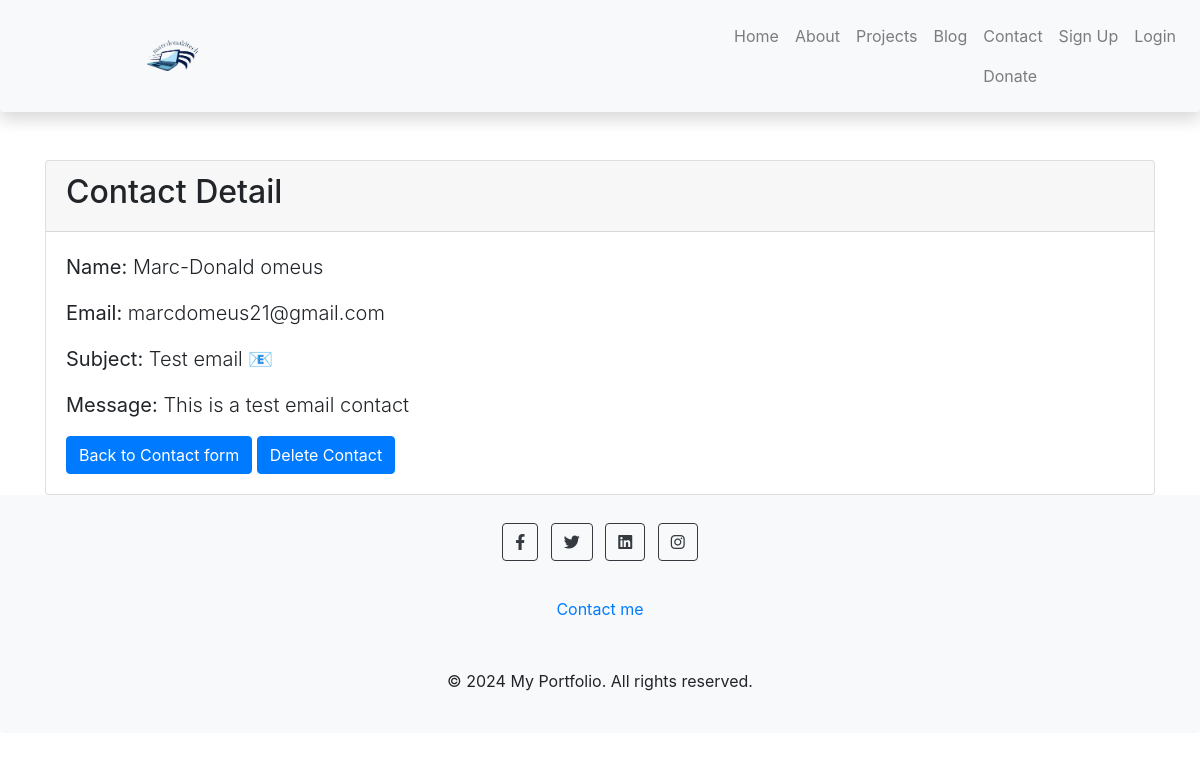
The app's page /contact/1/ with its own data.
### contact/models.py (models this page shows, shortened)
class Contact(models.Model):
    full_name = models.CharField(max_length=100)
    email = models.EmailField()
    subject = models.CharField(max_length=200)
    message = models.TextField()
    created_at = models.DateTimeField(auto_now_add=True)

### contact/views.py (the view)
# urls.py: path('<int:pk>/', views.contact_detail, name='contact_detail'),
def contact_detail(request, pk):
    contact = get_object_or_404(Contact, pk=pk)
    return render(request, 'contact/contact_detail.html', {'contact': contact})

### contact/templates/contact/contact_detail.html (shortened to what this page needs)
{% extends 'portfolio/base.html' %}
{% block content %}
  <div class="container mt-5">
    <div class="card">
      <div class="card-header">
        <h2>Contact Detail</h2>
      </div>
      <div class="card-body">
        <p class="lead"><strong>Name:</strong> {{ contact.full_name }}</p>
        <p class="lead"><strong>Email:</strong> {{ contact.email }}</p>
        <p class="lead"><strong>Subject:</strong> {{ contact.subject }}</p>
        <p class="lead"><strong>Message:</strong> {{ contact.message }}</p>
        <a href="{% url 'contact:contact_create' %}" class="btn btn-primary">Back to Contact form</a>
        <a href="{% url 'contact:contact_delete' pk=contact.id %}" class="btn btn-primary">Delete Contact</a>
      </div>
    </div>
  </div>
{% endblock %}

### records on screen
Contact: full_name "Marc-Donald omeus", email "marcdomeus21@gmail.com", subject "Test email 📧", message "This is a test email contact"
